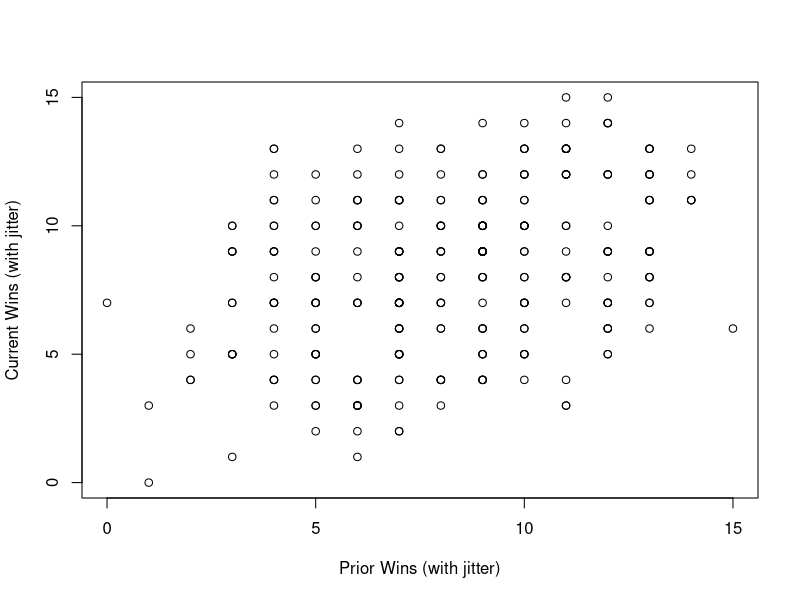
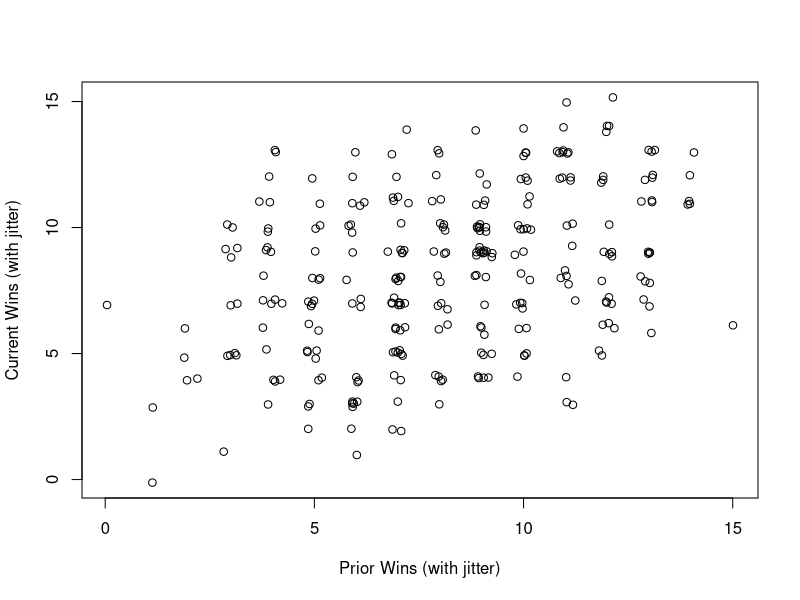

These figures' R source, in order:

# Style Guide:
# For functions with many arguments, use this style:
# hist(
#     sims, breaks = (-0.5):(17.5), freq = FALSE, 
#     xlab = "Number of Wins", ylab = "Probability",
#     main = "Simulated Distribution of Wins for Houston Texans in 2025"
# )
# Nothing on the first line after the opening parenthesis
# Each argument on its own line, indented by 4 spaces
# For Short calls, putting everything on one line is fine


# read in the data 
data <- read.csv("raw_data/standings.csv")
head(data)

# remove * and + from data$Tm in one line using gsub
data$Tm <- gsub("[\\*\\+]", "", data$Tm)
# write a comment explaining the regex above
# The regex "[\\*\\+]" matches either a '*' or a '+' character
# say more about how [] works
# The square brackets [] denote a character class, meaning it will match any one of the characters
# say more about the double backslash
# The double backslash \\ is used to escape the special characters * and +,

# redefine team names
data$Tm[data$Tm == "Oakland Raiders"] <- "Las Vegas Raiders"
data$Tm[data$Tm == "St. Louis Rams"] <- "Los Angeles Rams"
data$Tm[data$Tm == "San Diego Chargers"] <- "Los Angeles Chargers"
data$Tm[data$Tm == "Washington Redskins"] <- "Washington Commanders"
data$Tm[data$Tm == "Washington Football Team"] <- "Washington Commanders"

# calculate prior wins and losses
data$prior_wins <- NA
data$prior_losses <- NA
data$prior_SoS <- NA

for( j in 1:nrow(data) ) {
    ii <- which( data$Tm == data$Tm[j] & data$year == data$year[j] - 1 )
    if( length(ii) == 1 ){
        data$prior_wins[j] <- data$W[ii]
        data$prior_losses[j] <- data$L[ii]
        data$prior_SoS[j] <- data$SoS[ii]
    }
}

# calculate prior percent wins
data$prior_pct <- data$prior_wins / (data$prior_wins + data$prior_losses)

n <- nrow(data)
plot(
    data$prior_wins, data$W,
    xlab = "Prior Wins (with jitter)", ylab = "Current Wins (with jitter)"
)

n <- nrow(data)
plot(
    data$prior_wins + 0.1*rnorm(n), data$W  + 0.1*rnorm(n),
    xlab = "Prior Wins (with jitter)", ylab = "Current Wins (with jitter)"
)

# try a transformation
data$logit_prior_pct <- log( data$prior_pct / (1 - data$prior_pct) )
# handle the case where prior_pct is 0
data$logit_prior_pct[ data$prior_pct == 0 ] <- log( (0.5/17) / (16.5/17) )
m2 <- glm( cbind(W, L) ~ logit_prior_pct, data = data, family = binomial(link = "logit") )
summary(m2)

# make a prediction dataset for 2025
pred_data <- data[ data$year == 2024, c("Tm", "W", "L") ]
pred_data$prior_pct <- pred_data$W / (pred_data$W + pred_data$L)
pred_data$logit_prior_pct <- log( pred_data$prior_pct / (1 - pred_data$prior_pct) )

# get predictions using pred_data and model m1
pred_df <- predict( m2, newdata = pred_data, type = "response", se.fit = TRUE )
pred_data$pred_prob <- pred_df$fit

# make predictions for all teams for all years
df <- predict( m2, newdata = data, type = "response" )
data$pred_prob <- df

# for each 2025 team, find all prior seasons that have a similar predicted value,
# and use the empirical distribution of wins for the similar teams
pred_csv <- read.csv("templates/team_prob_template_2025.csv")
teams <- unique( pred_csv$team )

for(j in 1:length(teams)){
    p <- pred_data$pred_prob[ pred_data$Tm == teams[j] ]
    ii <- which( abs( p - data$pred_prob ) <= 1/17 )
    tab <- table( data$W[ii] ) 
    for(k in 1:length(tab)){
        pred_csv$prob[ pred_csv$team == teams[j] & pred_csv$wins == as.numeric(names(tab)[k]) ] <- tab[k]/sum(tab)
    }
}
    



